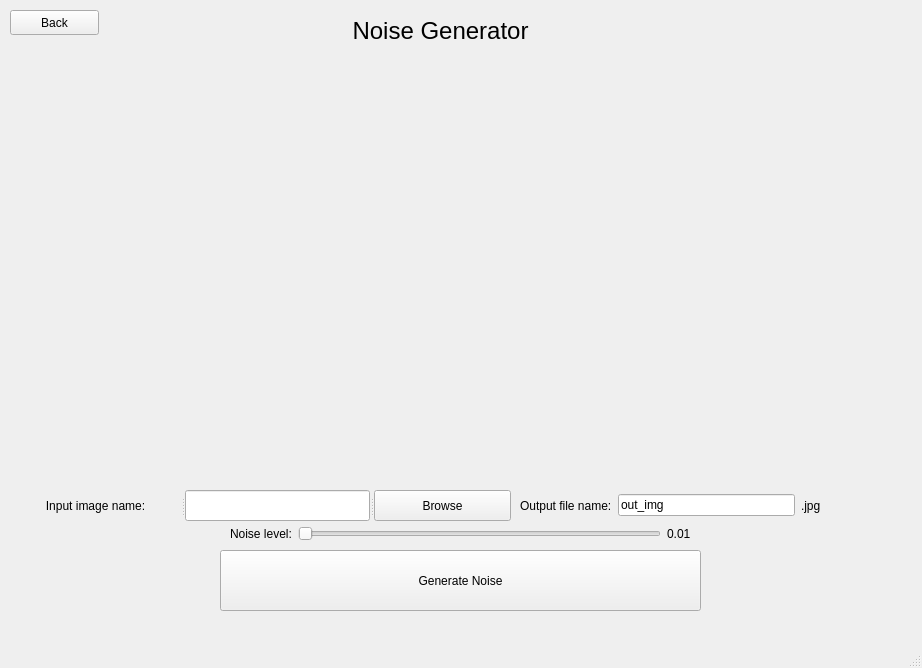
<?xml version="1.0" encoding="UTF-8"?>
<ui version="4.0">
 <class>MainWindow</class>
 <widget class="QMainWindow" name="MainWindow">
  <property name="geometry">
   <rect>
    <x>0</x>
    <y>0</y>
    <width>922</width>
    <height>668</height>
   </rect>
  </property>
  <property name="windowTitle">
   <string>MainWindow</string>
  </property>
  <widget class="QWidget" name="centralwidget">
   <widget class="QStackedWidget" name="stackedWidget">
    <property name="enabled">
     <bool>true</bool>
    </property>
    <property name="geometry">
     <rect>
      <x>10</x>
      <y>10</y>
      <width>901</width>
      <height>631</height>
     </rect>
    </property>
    <property name="currentIndex">
     <number>2</number>
    </property>
    <widget class="QWidget" name="page">
     <widget class="QCheckBox" name="checkBox_2">
      <property name="geometry">
       <rect>
        <x>190</x>
        <y>230</y>
        <width>241</width>
        <height>23</height>
       </rect>
      </property>
      <property name="text">
       <string>Display result</string>
      </property>
     </widget>
     <widget class="QWidget" name="layoutWidget">
      <property name="geometry">
       <rect>
        <x>110</x>
        <y>390</y>
        <width>171</width>
        <height>51</height>
       </rect>
      </property>
      <layout class="QHBoxLayout" name="horizontalLayout">
       <item>
        <widget class="QLabel" name="label_2">
         <property name="text">
          <string>Batch Size</string>
         </property>
        </widget>
       </item>
       <item>
        <widget class="QSpinBox" name="spinBox"/>
       </item>
      </layout>
     </widget>
     <widget class="QCheckBox" name="checkBox">
      <property name="geometry">
       <rect>
        <x>190</x>
        <y>270</y>
        <width>251</width>
        <height>23</height>
       </rect>
      </property>
      <property name="text">
       <string>Use image from noise generator</string>
      </property>
     </widget>
     <widget class="QPushButton" name="pushButton_2">
      <property name="geometry">
       <rect>
        <x>490</x>
        <y>390</y>
        <width>241</width>
        <height>81</height>
       </rect>
      </property>
      <property name="text">
       <string>Run model</string>
      </property>
     </widget>
     <widget class="QPushButton" name="pb_back_2">
      <property name="geometry">
       <rect>
        <x>0</x>
        <y>0</y>
        <width>89</width>
        <height>25</height>
       </rect>
      </property>
      <property name="text">
       <string>Back</string>
      </property>
     </widget>
     <widget class="QSplitter" name="splitter_2">
      <property name="geometry">
       <rect>
        <x>190</x>
        <y>310</y>
        <width>481</width>
        <height>31</height>
       </rect>
      </property>
      <property name="orientation">
       <enum>Qt::Horizontal</enum>
      </property>
      <widget class="QLabel" name="label_filename_2">
       <property name="text">
        <string>Image Name:</string>
       </property>
       <property name="alignment">
        <set>Qt::AlignCenter</set>
       </property>
      </widget>
      <widget class="QLineEdit" name="lineEdit_filename_2"/>
      <widget class="QPushButton" name="pushButton_browse_file_2">
       <property name="text">
        <string>Browse</string>
       </property>
      </widget>
     </widget>
    </widget>
    <widget class="QWidget" name="page_3">
     <widget class="QPushButton" name="pb_noise_gen">
      <property name="geometry">
       <rect>
        <x>330</x>
        <y>250</y>
        <width>141</width>
        <height>61</height>
       </rect>
      </property>
      <property name="text">
       <string>Noise generator</string>
      </property>
     </widget>
     <widget class="QPushButton" name="pb_sementic_seg">
      <property name="geometry">
       <rect>
        <x>280</x>
        <y>350</y>
        <width>241</width>
        <height>61</height>
       </rect>
      </property>
      <property name="text">
       <string>Sementic segmentation model</string>
      </property>
     </widget>
     <widget class="QLabel" name="label_3">
      <property name="geometry">
       <rect>
        <x>180</x>
        <y>90</y>
        <width>451</width>
        <height>101</height>
       </rect>
      </property>
      <property name="font">
       <font>
        <pointsize>20</pointsize>
       </font>
      </property>
      <property name="text">
       <string>Sementic segmentation model</string>
      </property>
      <property name="alignment">
       <set>Qt::AlignCenter</set>
      </property>
     </widget>
    </widget>
    <widget class="QWidget" name="page_2">
     <widget class="QLabel" name="label">
      <property name="geometry">
       <rect>
        <x>190</x>
        <y>0</y>
        <width>481</width>
        <height>42</height>
       </rect>
      </property>
      <property name="font">
       <font>
        <pointsize>18</pointsize>
       </font>
      </property>
      <property name="text">
       <string>Noise Generator</string>
      </property>
      <property name="alignment">
       <set>Qt::AlignCenter</set>
      </property>
     </widget>
     <widget class="QSplitter" name="splitter">
      <property name="geometry">
       <rect>
        <x>0</x>
        <y>480</y>
        <width>501</width>
        <height>31</height>
       </rect>
      </property>
      <property name="orientation">
       <enum>Qt::Horizontal</enum>
      </property>
      <widget class="QLabel" name="label_filename">
       <property name="text">
        <string>Input image name:</string>
       </property>
       <property name="alignment">
        <set>Qt::AlignCenter</set>
       </property>
      </widget>
      <widget class="QLineEdit" name="lineEdit_filename"/>
      <widget class="QPushButton" name="pushButton_browse_file">
       <property name="text">
        <string>Browse</string>
       </property>
      </widget>
     </widget>
     <widget class="QPushButton" name="pushButton">
      <property name="geometry">
       <rect>
        <x>210</x>
        <y>540</y>
        <width>481</width>
        <height>61</height>
       </rect>
      </property>
      <property name="text">
       <string>Generate Noise</string>
      </property>
     </widget>
     <widget class="QPushButton" name="pb_back">
      <property name="geometry">
       <rect>
        <x>0</x>
        <y>0</y>
        <width>89</width>
        <height>25</height>
       </rect>
      </property>
      <property name="text">
       <string>Back</string>
      </property>
     </widget>
     <widget class="QLabel" name="preview">
      <property name="geometry">
       <rect>
        <x>90</x>
        <y>50</y>
        <width>701</width>
        <height>421</height>
       </rect>
      </property>
      <property name="text">
       <string/>
      </property>
      <property name="scaledContents">
       <bool>true</bool>
      </property>
     </widget>
     <widget class="QWidget" name="layoutWidget">
      <property name="geometry">
       <rect>
        <x>510</x>
        <y>480</y>
        <width>301</width>
        <height>31</height>
       </rect>
      </property>
      <layout class="QHBoxLayout" name="horizontalLayout_2">
       <item>
        <widget class="QLabel" name="label_4">
         <property name="text">
          <string>Output file name:</string>
         </property>
        </widget>
       </item>
       <item>
        <widget class="QLineEdit" name="lineEdit">
         <property name="text">
          <string>out_img</string>
         </property>
         <property name="placeholderText">
          <string/>
         </property>
        </widget>
       </item>
       <item>
        <widget class="QLabel" name="label_5">
         <property name="text">
          <string>.jpg</string>
         </property>
        </widget>
       </item>
      </layout>
     </widget>
     <widget class="QWidget" name="layoutWidget">
      <property name="geometry">
       <rect>
        <x>220</x>
        <y>510</y>
        <width>461</width>
        <height>28</height>
       </rect>
      </property>
      <layout class="QHBoxLayout" name="horizontalLayout_3">
       <item>
        <widget class="QLabel" name="label_6">
         <property name="text">
          <string>Noise level:</string>
         </property>
        </widget>
       </item>
       <item>
        <widget class="QSlider" name="horizontalSlider">
         <property name="minimum">
          <number>1</number>
         </property>
         <property name="maximum">
          <number>500</number>
         </property>
         <property name="singleStep">
          <number>1</number>
         </property>
         <property name="pageStep">
          <number>1</number>
         </property>
         <property name="value">
          <number>1</number>
         </property>
         <property name="orientation">
          <enum>Qt::Horizontal</enum>
         </property>
        </widget>
       </item>
       <item>
        <widget class="QLabel" name="label_7">
         <property name="text">
          <string>0.01</string>
         </property>
        </widget>
       </item>
      </layout>
     </widget>
    </widget>
   </widget>
  </widget>
  <widget class="QMenuBar" name="menubar">
   <property name="geometry">
    <rect>
     <x>0</x>
     <y>0</y>
     <width>922</width>
     <height>22</height>
    </rect>
   </property>
  </widget>
  <widget class="QStatusBar" name="statusbar"/>
 </widget>
 <resources/>
 <connections/>
 <slots>
  <slot>browseSlot()</slot>
 </slots>
</ui>
